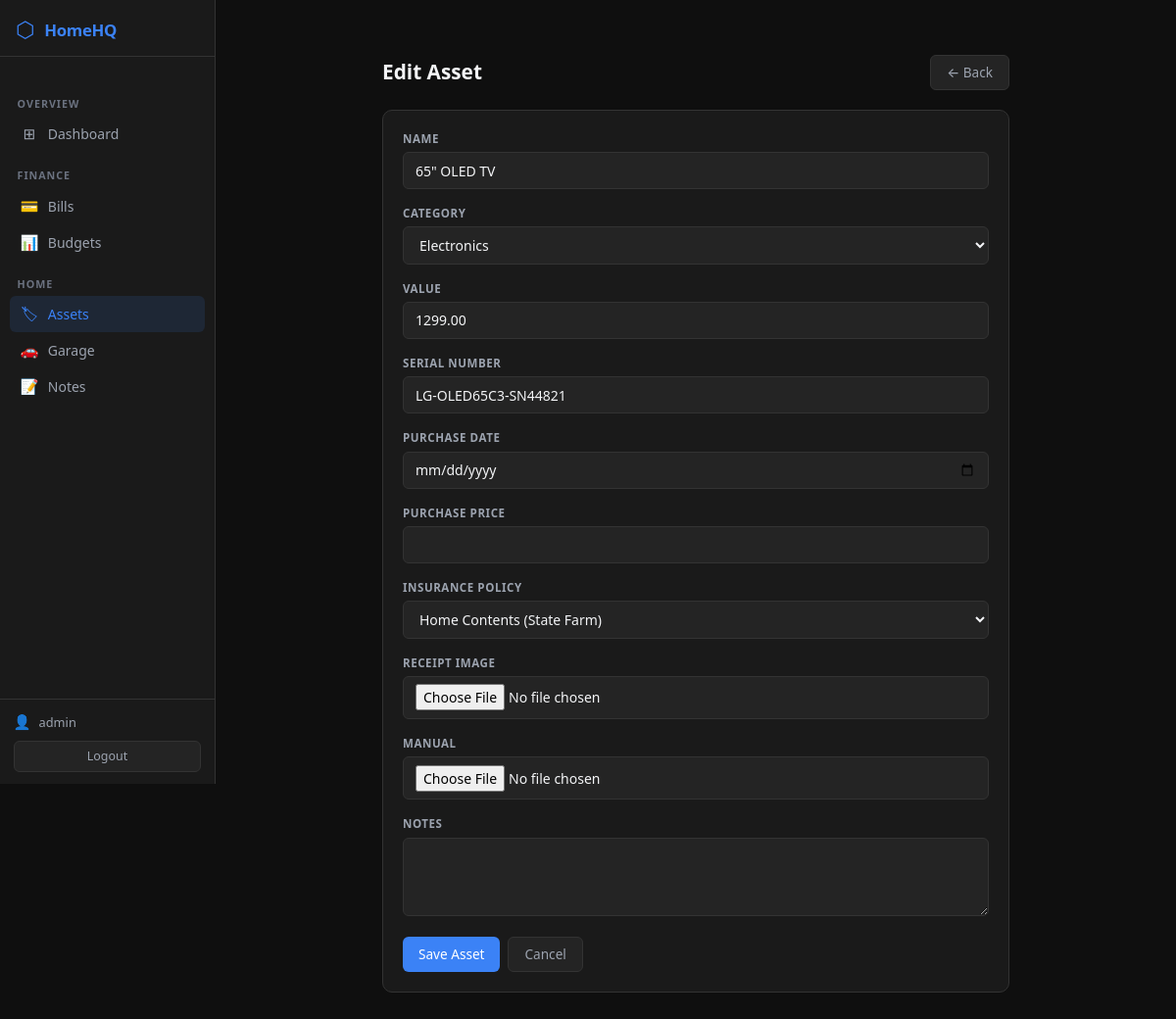
The app's page /assets/1/edit/ (signed in) with its own data.
### assets/models.py (models this page shows, shortened)
class Asset(models.Model):
    name = models.CharField(max_length=200)
    category = models.CharField(max_length=50, choices=ASSET_CATEGORY_CHOICES, default='other')
    value = models.DecimalField(max_digits=12, decimal_places=2)
    serial_number = models.CharField(max_length=200, blank=True)
    purchase_date = models.DateField(null=True, blank=True)
    purchase_price = models.DecimalField(max_digits=12, decimal_places=2, null=True, blank=True)
    insurance_policy = models.ForeignKey(InsurancePolicy, on_delete=models.SET_NULL, null=True, blank=True, related_name='assets')
    receipt_image = models.ImageField(upload_to='receipts/', null=True, blank=True)
    manual = models.FileField(upload_to='manuals/', null=True, blank=True)
    notes = models.TextField(blank=True)
    created_at = models.DateTimeField(auto_now_add=True)
    class Meta:
        ordering = ['category', 'name']

### assets/views.py (the view)
# urls.py: path('<int:pk>/edit/', views.asset_edit, name='asset_edit'),
@login_required
def asset_edit(request, pk):
    asset = get_object_or_404(Asset, pk=pk)
    form = AssetForm(request.POST or None, request.FILES or None, instance=asset)
    if form.is_valid():
        form.save()
        messages.success(request, 'Asset updated.')
        return redirect('asset_list')
    return render(request, 'assets/asset_form.html', {'form': form, 'title': 'Edit Asset'})

### assets/forms.py
class AssetForm(DarkFormMixin, forms.ModelForm):
    class Meta:
        model = Asset
        fields = ['name', 'category', 'value', 'serial_number', 'purchase_date', 'purchase_price', 'insurance_policy', 'receipt_image', 'manual', 'notes']
        widgets = {
            'purchase_date': forms.DateInput(attrs={'type': 'date'}),
            'notes': forms.Textarea(attrs={'rows': 3}),
        }

### assets/models.py (called while the page is built)
    def __str__(self):
        return f"{self.name} ({self.provider})"

### templates/assets/asset_form.html (shortened to what this page needs)
{% extends 'base.html' %}
{% block content %}
<div style="max-width:640px;margin:2rem auto;">
  <div class="page-header">
    <h1 class="page-title">{{ title }}</h1>
    <a href="{% url 'asset_list' %}" class="btn-hq-secondary text-decoration-none">← Back</a>
  </div>
  <div class="card-hq">
    <form method="post" enctype="multipart/form-data">
      {% for field in form %}
      <div class="form-group-hq">
        <label class="form-label-hq">{{ field.label }}</label>
        <div>{{ field }}</div>
      </div>
      {% endfor %}
      <div class="d-flex gap-2 mt-3">
        <button type="submit" class="btn-hq-primary">Save Asset</button>
        <a href="{% url 'asset_list' %}" class="btn-hq-secondary text-decoration-none">Cancel</a>
      </div>
    </form>
  </div>
</div>
{% endblock %}

### templates/base.html (shortened to what this page needs)
{% load static %}
<!DOCTYPE html>
<html lang="en">
<head>
  <link rel="stylesheet" href="{% static 'css/bootstrap.min.css' %}">
  <link rel="stylesheet" href="{% static 'css/homehq.css' %}">
</head>
<body>
<div class="shell">
  <aside class="sidebar">
    <a class="sidebar-brand text-decoration-none" href="{% url 'dashboard' %}">
      <span class="sidebar-brand-icon">⬡</span>
      <span class="sidebar-brand-text">HomeHQ</span>
    </a>
    <nav class="sidebar-nav mt-3">
      <div class="sidebar-section-label">Overview</div>
      <a class="sidebar-link text-decoration-none {% if request.resolver_match.url_name == 'dashboard' %}active{% endif %}"
         href="{% url 'dashboard' %}">
        <span class="sidebar-icon">⊞</span> Dashboard
      </a>
      <div class="sidebar-section-label">Finance</div>
      <a class="sidebar-link text-decoration-none {% if 'bills' in request.path %}active{% endif %}"
         href="{% url 'bill_list' %}">
        <span class="sidebar-icon">💳</span> Bills
      </a>
      <a class="sidebar-link text-decoration-none {% if 'budgets' in request.path %}active{% endif %}"
         href="{% url 'budget_list' %}">
        <span class="sidebar-icon">📊</span> Budgets
      </a>
      <div class="sidebar-section-label">Home</div>
      <a class="sidebar-link text-decoration-none {% if 'assets' in request.path %}active{% endif %}"
         href="{% url 'asset_list' %}">
        <span class="sidebar-icon">🏷</span> Assets
      </a>
      <a class="sidebar-link text-decoration-none {% if 'vehicles' in request.path %}active{% endif %}"
         href="{% url 'vehicle_list' %}">
        <span class="sidebar-icon">🚗</span> Garage
      </a>
      <a class="sidebar-link text-decoration-none {% if 'notes' in request.path %}active{% endif %}"
         href="{% url 'note_list' %}">
        <span class="sidebar-icon">📝</span> Notes
      </a>
    </nav>
    <div class="sidebar-footer">
      <div class="sidebar-user">
        <span class="sidebar-user-icon">👤</span>
        <span class="sidebar-username">{{ request.user.username }}</span>
      </div>
      <form method="post" action="{% url 'logout' %}" style="margin:0;">
        <button type="submit" class="sidebar-logout-btn">Logout</button>
      </form>
    </div>
  </aside>
  <div class="main-area">
    <div class="page-container">
      {% block content %}{% endblock %}
    </div>
  </div>
</div>
</body>
</html>

### static/css/homehq.css (style rules this page uses)
:root { --bg-primary: #0F0F0F; --bg-surface: #1A1A1A; --bg-elevated: #242424; --bg-hover: #2E2E2E; --border: #333333; --accent-blue: #3B82F6; --accent-green: #10B981; --accent-yellow:#F59E0B; --accent-red: #EF4444; --accent-purple:#A855F7; --text-primary: #F3F4F6; --text-muted: #9CA3AF; --text-subtle: #6B7280; --sidebar-w: 220px; }
*, *::before, *::after { box-sizing: border-box; }
body { margin: 0; background: var(--bg-primary); color: var(--text-primary); font-family: system-ui, -apple-system, "Segoe UI", sans-serif; font-size: 14px; line-height: 1.5; }
.shell { display: flex; min-height: 100vh; }
.main-area { flex: 1; min-width: 0; display: flex; flex-direction: column; }
.page-container { padding: 1.5rem; max-width: 1380px; }
.sidebar { width: var(--sidebar-w); flex-shrink: 0; background: var(--bg-surface); border-right: 1px solid var(--border); display: flex; flex-direction: column; position: sticky; top: 0; height: 100vh; overflow-y: auto; overflow-x: hidden; }
.sidebar-brand { display: flex; align-items: center; gap: 0.6rem; padding: 1.1rem 1rem 0.9rem; border-bottom: 1px solid var(--border); }
.sidebar-brand-icon { font-size: 1.4rem; color: var(--accent-blue); line-height: 1; }
.sidebar-brand-text { font-size: 1.05rem; font-weight: 700; color: var(--accent-blue); letter-spacing: -0.3px; }
.sidebar-nav { flex: 1; padding: 0.5rem 0.6rem; }
.sidebar-section-label { font-size: 0.67rem; font-weight: 700; color: var(--text-subtle); text-transform: uppercase; letter-spacing: 0.09em; padding: 0.75rem 0.5rem 0.25rem; margin-top: 0.25rem; }
.sidebar-link { display: flex; align-items: center; gap: 0.55rem; padding: 0.45rem 0.65rem; border-radius: 6px; color: var(--text-muted); font-size: 0.875rem; font-weight: 500; transition: background 0.12s ease, color 0.12s ease; white-space: nowrap; }
.sidebar-link.active { background: rgba(59,130,246,0.12); color: var(--accent-blue); }
.sidebar-icon { font-size: 0.95rem; width: 20px; text-align: center; flex-shrink: 0; }
.sidebar-footer { border-top: 1px solid var(--border); padding: 0.75rem 0.85rem; }
.sidebar-user { display: flex; align-items: center; gap: 0.5rem; margin-bottom: 0.5rem; }
.sidebar-user-icon { font-size: 0.9rem; }
.sidebar-username { font-size: 0.8rem; color: var(--text-muted); overflow: hidden; text-overflow: ellipsis; white-space: nowrap; }
.sidebar-logout-btn { width: 100%; background: var(--bg-elevated); border: 1px solid var(--border); border-radius: 6px; color: var(--text-muted); font-size: 0.78rem; padding: 0.35rem 0; cursor: pointer; transition: all 0.12s ease; }
.card-hq { background: var(--bg-surface); border: 1px solid var(--border); border-radius: 10px; padding: 1.25rem; margin-bottom: 1rem; }
.btn-hq-primary { background: var(--accent-blue); color:#fff; border:none; border-radius:6px; padding:0.42rem 1rem; font-size:.85rem; font-weight:500; cursor:pointer; transition:background .12s; display:inline-block; }
.btn-hq-secondary { background: var(--bg-elevated); color:var(--text-muted); border:1px solid var(--border); border-radius:6px; padding:0.42rem 1rem; font-size:.85rem; font-weight:500; cursor:pointer; transition:all .12s; display:inline-block; }
.form-control-hq, .form-select-hq { background: var(--bg-elevated); border: 1px solid var(--border); color: var(--text-primary); border-radius: 6px; padding: 0.48rem 0.75rem; font-size: .875rem; width: 100%; transition: border-color .12s, box-shadow .12s; }
.form-control-hq::placeholder { color: var(--text-subtle); }
.form-label-hq { font-size: .72rem; font-weight:700; color:var(--text-muted); margin-bottom:.3rem; text-transform:uppercase; letter-spacing:.05em; display:block; }
.form-group-hq { margin-bottom:1rem; }
.page-header { display: flex; justify-content: space-between; align-items: center; margin-bottom: 1.25rem; }
.page-title { font-size: 1.3rem; font-weight:700; color:var(--text-primary); margin:0; }

### records on screen
Asset: form "65\" OLED TV" "Electronics" "1299.00" "LG-OLED65C3-SN44821" "Home Contents (State Farm)"

### other values on screen
{{ request.user.username }} "admin"
{{ title }} "Edit Asset"
{{ field.label }} "NAME" "CATEGORY" "VALUE" "SERIAL NUMBER" "PURCHASE DATE" "PURCHASE PRICE" "INSURANCE POLICY" "RECEIPT IMAGE" "MANUAL" "NOTES"
